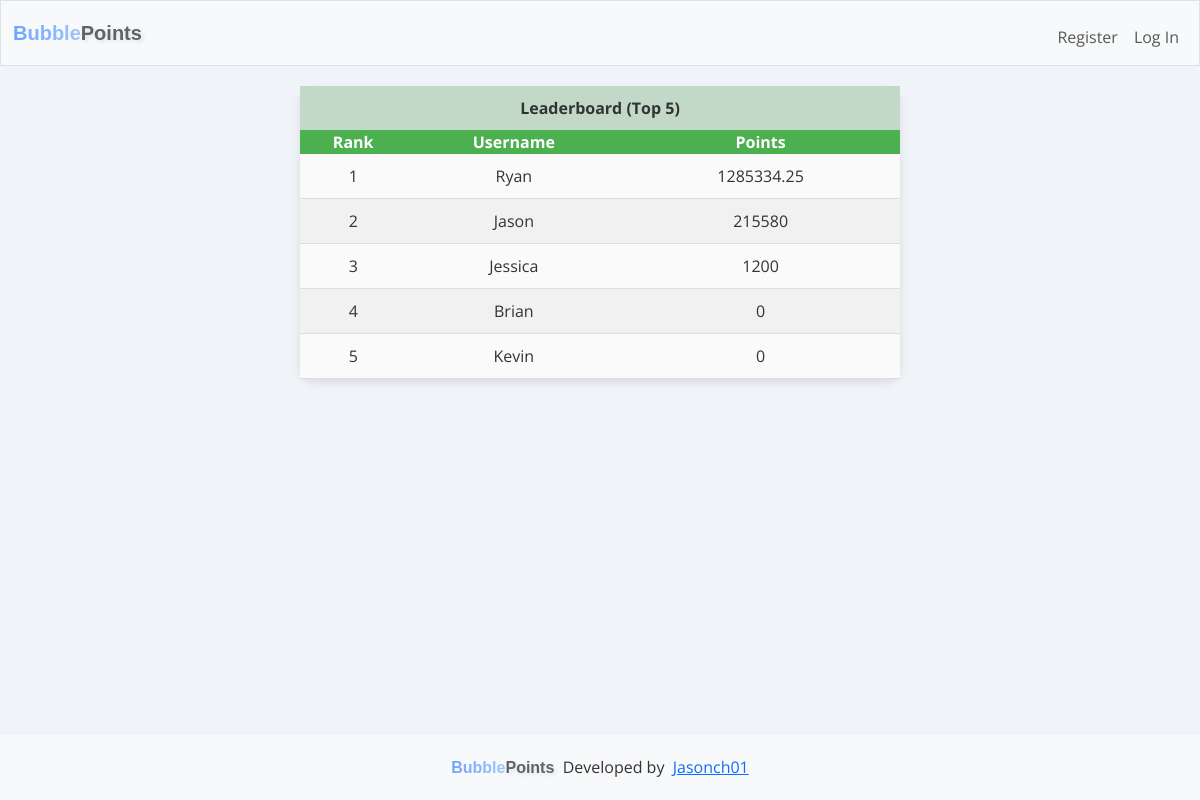
The page /leaderboard on the database as committed earlier.
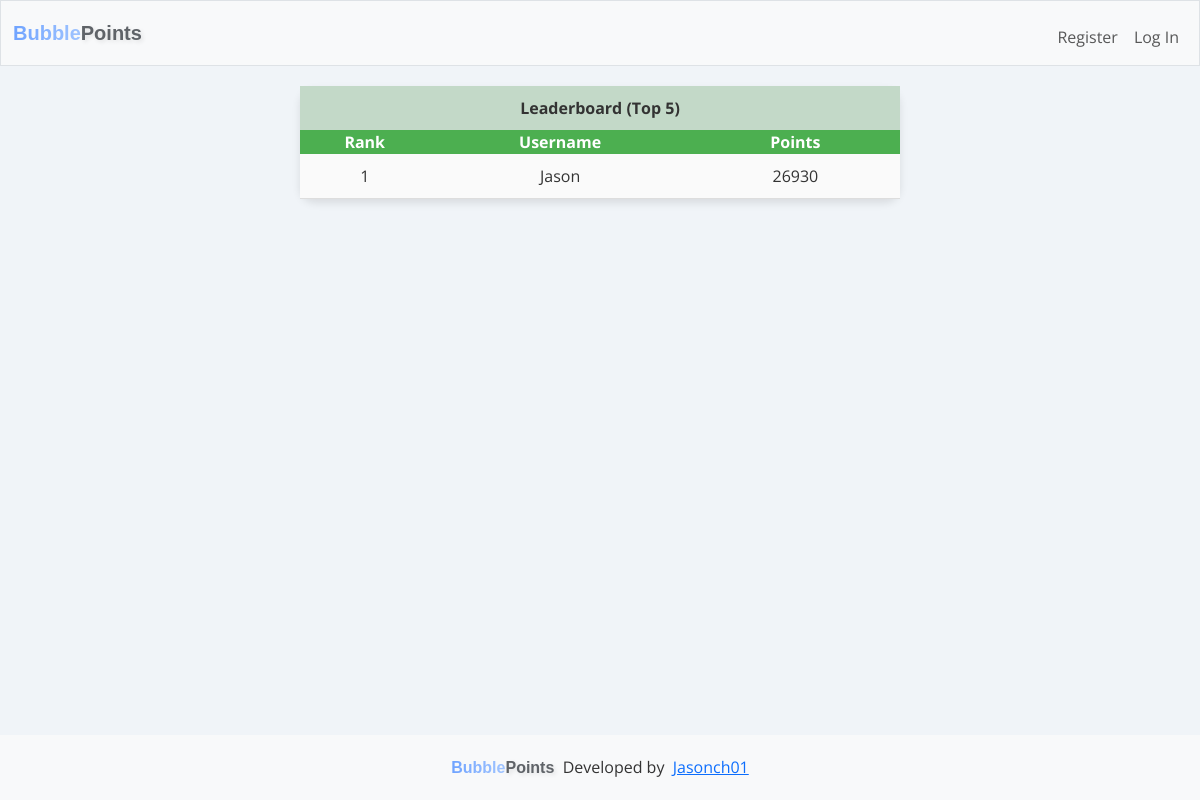
The same page on the database as committed later.
### tables this page shows
CREATE TABLE users (
        id INTEGER PRIMARY KEY AUTOINCREMENT NOT NULL,
        username TEXT NOT NULL,
        hash TEXT NOT NULL,
        points INTEGER NOT NULL DEFAULT 1000,
        total_points_earned INTEGER NOT NULL DEFAULT 0,
        email TEXT UNIQUE
    );

### app.py (the view)
@app.route("/leaderboard", methods=["GET", "POST"])
def leaderboard():
    user = cur.execute("SELECT username, total_points_earned FROM users ORDER BY total_points_earned DESC LIMIT 5").fetchall()
    print(user[0][0])
    if request.method == "POST":
        return redirect("/")
    else:
        return render_template("leaderboard.html", user=user)

### app.py (called while the page is built)
@app.after_request
def after_request(response):
    response.headers["Cache-Control"] = "no-cache, no-store, must-revalidate"
    response.headers["Expires"] = 0
    response.headers["Pragma"] = "no-cache"
    return response

### templates/leaderboard.html
{% extends "layout.html" %}
{% block main %}
<div class="container d-flex justify-content-center align-items-center leaderboard">
  <table class="leaderboard-table">
    <thead>
      <tr class="leaderboard-header">
        <th colspan="3" class="text-center">Leaderboard (Top 5)</th>
      </tr>
      <tr class="leaderboard-header-row">
        <th class="text-center">Rank</th>
        <th class="text-center">Username</th>
        <th class="text-center">Points</th>
      </tr>
    </thead>
    <tbody>
      {% for user in user %}
      <tr class="leaderboard-row">
        <td class="text-center">{{ loop.index }}</td>
        <td class="text-center">{{ user[0] }}</td>
        <td class="text-center">{{ user[1] }}</td>
      </tr>
      {% endfor %}
    </tbody>
  </table>
</div>
{% endblock %}

### templates/layout.html (shortened to what this page needs)
<!DOCTYPE html>
<html lang="en">
  <head>
    <link href="https://cdn.jsdelivr.net/npm/bootstrap@5.3.3/dist/css/bootstrap.min.css" rel="stylesheet">
    <link rel="stylesheet" href="/static/style.css">
  </head>
  <body>
    <nav class="bg-light border navbar navbar-expand-md navbar-light">
      <div class="container-fluid">
        <a class="navbar-brand" href="/">
          <span class="gradient-text">Bubble</span><span class="points-text">Points</span>
        </a>
          <div class="collapse navbar-collapse" id="navbar">
              {% if session["user_id"] %}
                  <ul class="navbar-nav me-auto mt-2">
                    <li class="nav-item"><a class="nav-link" href="/leaderboard">Leaderboard</a></li>
                    <li class="nav-item"><a class="nav-link" href="/history">History</a></li>
                  </ul>
                  <ul class="navbar-nav ms-auto mt-2">
                    <li class="nav-item"><a class="nav-link" href="/account">Account</a></li>
                    <li class="nav-item"><a class="nav-link" href="/logout">Log Out</a></li>
                  </ul>
              {% else %}
                  <ul class="navbar-nav ms-auto mt-2">
                    <li class="nav-item"><a class="nav-link" href="/register">Register</a></li>
                    <li class="nav-item"><a class="nav-link" href="/login">Log In</a></li>
                  </ul>
              {% endif %}
          </div>
      </div>
  </nav>
      <main class="container-fluid">
        {% block main %}{% endblock %}
      </main>
      <footer class="footer">
        <a class="navbar-brand" href="/">
          <span class="gradient-text">Bubble</span><span class="points-text">Points</span>&nbsp;
          <span>Developed by</span>&nbsp;
          <span><a href="https://github.com/jasonch01">Jasonch01</a></span>
        </a>
      </footer>
  </body>
</html>

### static/style.css (style rules this page uses)
* { margin: 0; padding: 0; box-sizing: border-box; }
html { font-family:Arial, Helvetica, sans-serif; font-size: 1rem; }
html body { height: 100vh; margin: 0; display: flex; flex-direction: column; background-color: #F0F4F8; color: #333; }
body { font-family: 'Open Sans', sans-serif; }
main { flex-grow: 1; margin-bottom: 5em; }
footer { background-color: #f8f9fa; padding: 20px 0; text-align: center; width: 100%; }
.gradient-text { background: linear-gradient(to right, #6fa3ff, #a0c4ff); -webkit-background-clip: text; color: transparent; font-family: 'Poppins', sans-serif; font-weight: bold; }
.points-text { color: #5f6368; font-family: 'Poppins', sans-serif; font-weight: bold; text-shadow: 2px 2px 4px rgba(0, 0, 0, 0.1); }
.leaderboard { margin: 1em auto; }
.leaderboard { display: flex; justify-content: center; align-items: center; margin-top: 20px; }
.leaderboard-table { width: 80%; max-width: 600px; background-color: #fff; border-radius: 15px; padding: 20px; box-shadow: 0 4px 8px rgba(0, 0, 0, 0.1); border-collapse: collapse; }
.leaderboard-header { background-color: #C3D9C8; color: #333; font-weight: bold; }
.leaderboard-header-row { background-color: #4CAF50; color: white; }
.leaderboard-header th { padding: 10px; }
.leaderboard-row { background-color: #fafafa; border-bottom: 1px solid #ddd; transition: background-color 0.3s ease; }
.leaderboard-row td { padding: 10px; text-align: center; }
.text-center { text-align: center; }

Rows that differ between the two databases and show on the page:
removed users: username "Ryan", total_points_earned "1285334.25"
removed users: username "Jessica", total_points_earned "1200"
removed users: username "Brian", total_points_earned "0"
removed users: username "Kevin", total_points_earned "0"
changed users "Jason": total_points_earned "215580" → "26930"
